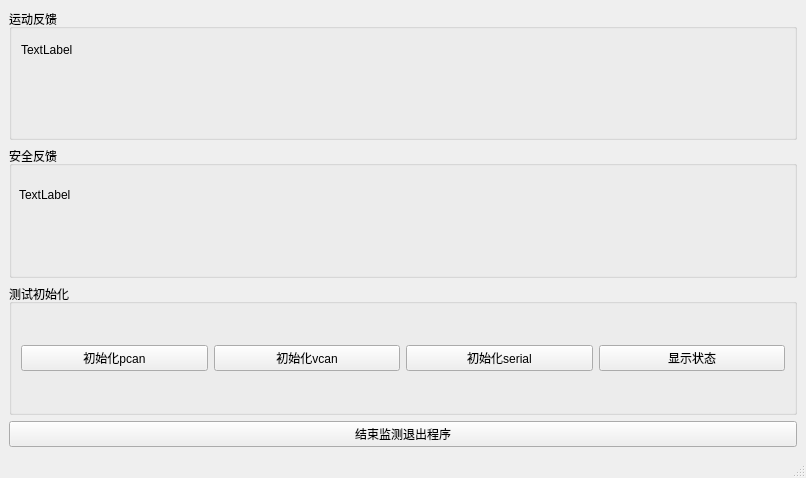
<?xml version="1.0" encoding="UTF-8"?>
<ui version="4.0">
 <class>MainWindow</class>
 <widget class="QMainWindow" name="MainWindow">
  <property name="geometry">
   <rect>
    <x>0</x>
    <y>0</y>
    <width>806</width>
    <height>478</height>
   </rect>
  </property>
  <property name="windowTitle">
   <string>MainWindow</string>
  </property>
  <widget class="QWidget" name="centralwidget">
   <layout class="QGridLayout" name="gridLayout">
    <item row="0" column="0">
     <widget class="QGroupBox" name="groupBox">
      <property name="title">
       <string>运动反馈</string>
      </property>
      <widget class="QLabel" name="label_motion">
       <property name="geometry">
        <rect>
         <x>12</x>
         <y>32</y>
         <width>731</width>
         <height>17</height>
        </rect>
       </property>
       <property name="text">
        <string>TextLabel</string>
       </property>
      </widget>
     </widget>
    </item>
    <item row="1" column="0">
     <widget class="QGroupBox" name="groupBox_2">
      <property name="title">
       <string>安全反馈</string>
      </property>
      <widget class="QLabel" name="label_security">
       <property name="geometry">
        <rect>
         <x>10</x>
         <y>40</y>
         <width>721</width>
         <height>17</height>
        </rect>
       </property>
       <property name="text">
        <string>TextLabel</string>
       </property>
      </widget>
     </widget>
    </item>
    <item row="2" column="0">
     <widget class="QGroupBox" name="groupBox_3">
      <property name="title">
       <string>测试初始化</string>
      </property>
      <layout class="QGridLayout" name="gridLayout_2">
       <item row="0" column="0">
        <widget class="QPushButton" name="pushButton_pcan">
         <property name="text">
          <string>初始化pcan</string>
         </property>
        </widget>
       </item>
       <item row="0" column="1">
        <widget class="QPushButton" name="pushButton_vcan">
         <property name="text">
          <string>初始化vcan</string>
         </property>
        </widget>
       </item>
       <item row="0" column="2">
        <widget class="QPushButton" name="pushButton_serial">
         <property name="text">
          <string>初始化serial</string>
         </property>
        </widget>
       </item>
       <item row="0" column="3">
        <widget class="QPushButton" name="pushButton_status">
         <property name="text">
          <string>显示状态</string>
         </property>
        </widget>
       </item>
      </layout>
     </widget>
    </item>
    <item row="3" column="0">
     <widget class="QPushButton" name="pushButton_end_progress">
      <property name="text">
       <string>结束监测退出程序</string>
      </property>
     </widget>
    </item>
   </layout>
  </widget>
  <widget class="QMenuBar" name="menubar">
   <property name="geometry">
    <rect>
     <x>0</x>
     <y>0</y>
     <width>806</width>
     <height>22</height>
    </rect>
   </property>
  </widget>
  <widget class="QStatusBar" name="statusbar"/>
 </widget>
 <resources/>
 <connections/>
</ui>
